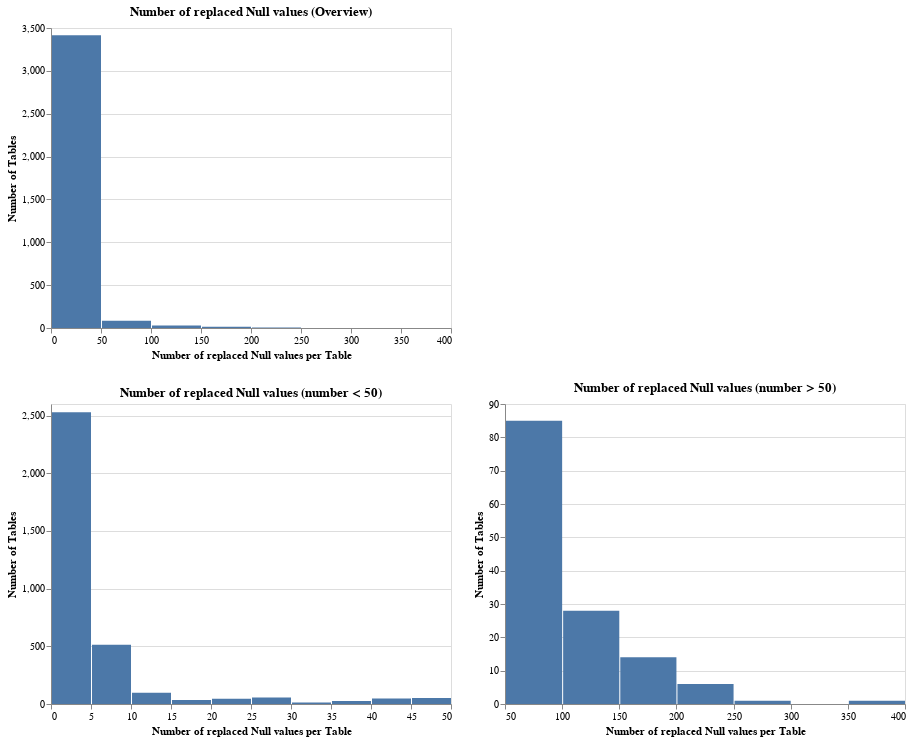

Here is the notebook cell this chart was saved with:
### Markdown cell above
## Replaces Null-Values

### Code cell
df_eva_without_0 = df_eva.loc[df_eva['replacement rate'] != 0]
df_eva_g_50 = df_eva.loc[(df_eva['Null difference'] >= 50)]
df_eva_k_50 = df_eva.loc[(df_eva['Null difference'] != 0) & (df_eva['Null difference'] < 50)]

difference_a = alt.Chart(df_eva_without_0).mark_bar(filled=True).encode(
    alt.X('Null difference', bin=True, axis=alt.Axis(title='Number of replaced Null values per Table')),
     alt.Y ('count()', axis=alt.Axis(title='Number of Tables'))
).properties(width=400, height=300, title = 'Number of replaced Null values (Overview)')

difference_ba = alt.Chart(df_eva_k_50).mark_bar(filled=True).encode(
    alt.X('Null difference', bin=True, axis=alt.Axis(title='Number of replaced Null values per Table')),
    alt.Y ('count()', axis=alt.Axis(title='Number of Tables'))
).properties(width=400, height=300, title = 'Number of replaced Null values (number < 50)')

difference_bb = alt.Chart(df_eva_g_50).mark_bar(filled=True).encode(
    alt.X('Null difference', bin=True, axis=alt.Axis(title='Number of replaced Null values per Table')),
    alt.Y ('count()', axis=alt.Axis(title='Number of Tables'))
).properties(width=400, height=300, title = 'Number of replaced Null values (number > 50)')

difference_a & (difference_ba | difference_bb)

### Figure 1 — Vega-Lite specification as saved in the notebook (floating-point values rounded to 4 significant figures; data arrays with more than 128 entries replaced by an {"elided": "..."} marker saying what was removed)
{"config": {"view": {"continuousWidth": 400, "continuousHeight": 300}}, "vconcat": [{"data": {"name": "data-0eee530b1937f3d31e8bd2e6945882c4"}, "mark": {"type": "bar", "filled": true}, "encoding": {"x": {"type": "quantitative", "axis": {"title": "Number of replaced Null values per Table"}, "bin": true, "field": "Null difference"}, "y": {"type": "quantitative", "aggregate": "count", "axis": {"title": "Number of Tables"}}}, "height": 300, "title": "Number of replaced Null values (Overview)", "width": 400}, {"hconcat": [{"data": {"name": "data-74265ac4e660452ba108b3672299ce42"}, "mark": {"type": "bar", "filled": true}, "encoding": {"x": {"type": "quantitative", "axis": {"title": "Number of replaced Null values per Table"}, "bin": true, "field": "Null difference"}, "y": {"type": "quantitative", "aggregate": "count", "axis": {"title": "Number of Tables"}}}, "height": 300, "title": "Number of replaced Null values (number < 50)", "width": 400}, {"data": {"name": "data-4080ee4a9257a2203dc92618c95ad8c7"}, "mark": {"type": "bar", "filled": true}, "encoding": {"x": {"type": "quantitative", "axis": {"title": "Number of replaced Null values per Table"}, "bin": true, "field": "Null difference"}, "y": {"type": "quantitative", "aggregate": "count", "axis": {"title": "Number of Tables"}}}, "height": 300, "title": "Number of replaced Null values (number > 50)", "width": 400}]}], "$schema": "https://vega.github.io/schema/vega-lite/v4.8.1.json", "datasets": {"data-0eee530b1937f3d31e8bd2e6945882c4": {"elided": "3550 records"}, "data-74265ac4e660452ba108b3672299ce42": {"elided": "3415 records"}, "data-4080ee4a9257a2203dc92618c95ad8c7": {"elided": "135 records"}}}
